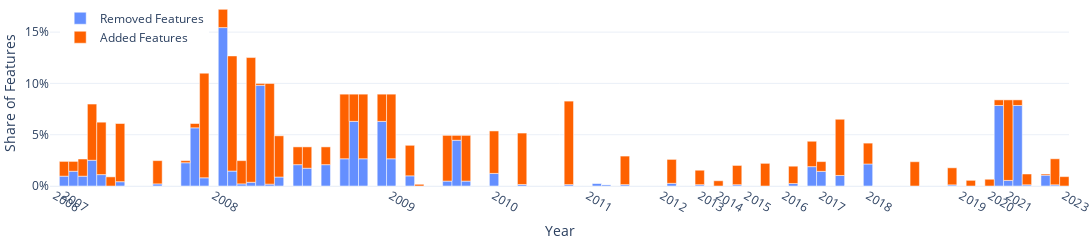
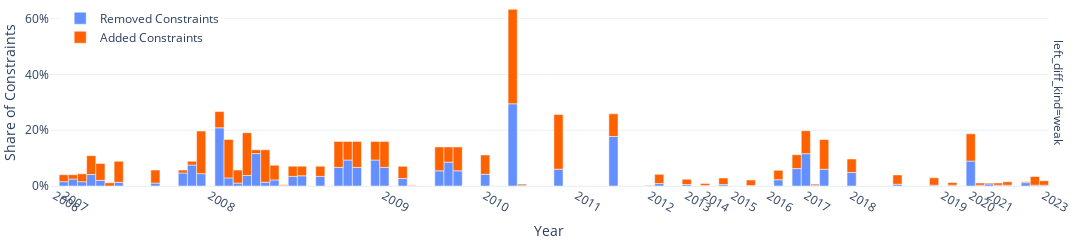
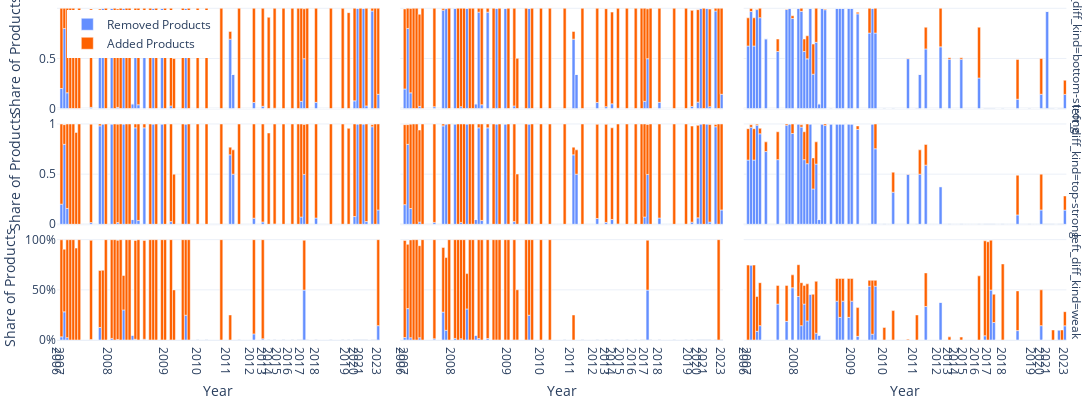
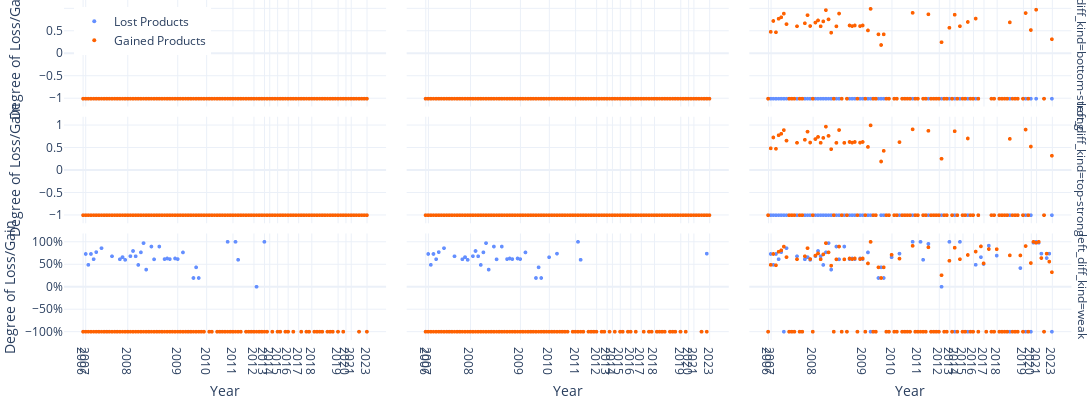

The code cell stored with these charts, in order, in its notebook:
### Code cell
dfs = [read_dataframe(f'../output3/output_all/diff_{i}.csv') for i in range(1, 7)]

for df_diff in dfs:
    df_diff['year'] = df_diff['new_revision_date'].apply(lambda d: int(d.year))
    df_diff['total_features'] = df_diff['common_features'] + df_diff['removed_features'] + df_diff['added_features']
    df_diff['total_constraints'] = df_diff['common_constraints'] + df_diff['removed_constraints'] + df_diff['added_constraints']
    df_diff['common_features_rapio'] = df_diff['common_features'] / df_diff['total_features']
    df_diff['removed_features_ratio'] = df_diff['removed_features'] / df_diff['total_features']
    df_diff['added_features_ratio'] = df_diff['added_features'] / df_diff['total_features']
    df_diff['common_constraints_rapio'] = df_diff['common_constraints'] / df_diff['total_constraints']
    df_diff['removed_constraints_ratio'] = df_diff['removed_constraints'] / df_diff['total_constraints']
    df_diff['added_constraints_ratio'] = df_diff['added_constraints'] / df_diff['total_constraints']

    fig = px.bar(
        df_diff[(df_diff['left_diff_kind']=='weak')&(df_diff['right_diff_kind']=='weak')].rename(columns={'removed_features_ratio': 'Removed Features', 'added_features_ratio': 'Added Features'}),
        x='new_revision',
        y=['Removed Features', 'Added Features'],
        labels={'value': 'Share of Features', 'new_revision': 'Year', 'variable': ''},
    )
    committer_date_x_axis(fig, df_diff, column='new_revision')
    percentage_y_axis(fig)
    style_bar(fig)
    show(fig, 'features', height=0.4*default_height)

    fig = px.bar(
        df_diff[(df_diff['left_diff_kind']=='weak')&(df_diff['right_diff_kind']=='weak')].rename(columns={'removed_constraints_ratio': 'Removed Constraints', 'added_constraints_ratio': 'Added Constraints'}),
        x='new_revision',
        y=['Removed Constraints', 'Added Constraints'],
        labels={'value': 'Share of Constraints', 'new_revision': 'Year', 'variable': ''},
        facet_row='left_diff_kind',
        facet_col='right_diff_kind',
    )
    committer_date_x_axis(fig, df_diff, column='new_revision')
    percentage_y_axis(fig)
    style_bar(fig)
    show(fig, 'constraints', height=0.4*default_height)

    fig = px.bar(
        df_diff.rename(columns={'removed_products': 'Removed Products', 'added_products': 'Added Products'}),
        x='new_revision',
        y=['Removed Products', 'Added Products'],
        labels={'value': 'Share of Products', 'new_revision': 'Year', 'variable': ''},
        facet_row='left_diff_kind',
        facet_col='right_diff_kind',
    )
    committer_date_x_axis(fig, df_diff, column='new_revision')
    percentage_y_axis(fig)
    style_bar(fig)
    show(fig, 'products', height=default_height)

    fig = px.scatter(
        df_diff.rename(columns={'lost_products': 'Lost Products', 'gained_products': 'Gained Products'}),
        x='new_revision',
        y=['Lost Products', 'Gained Products'],
        labels={'value': 'Degree of Loss/Gain', 'new_revision': 'Year', 'variable': ''},
        facet_row='left_diff_kind',
        facet_col='right_diff_kind',
    )
    committer_date_x_axis(fig, df_diff, column='new_revision')
    percentage_y_axis(fig)
    style_scatter(fig)
    show(fig, 'products2', height=default_height)

# visualize time outs
# visualized time in box plot
# visualize loss and gain in the same diagram as main results
